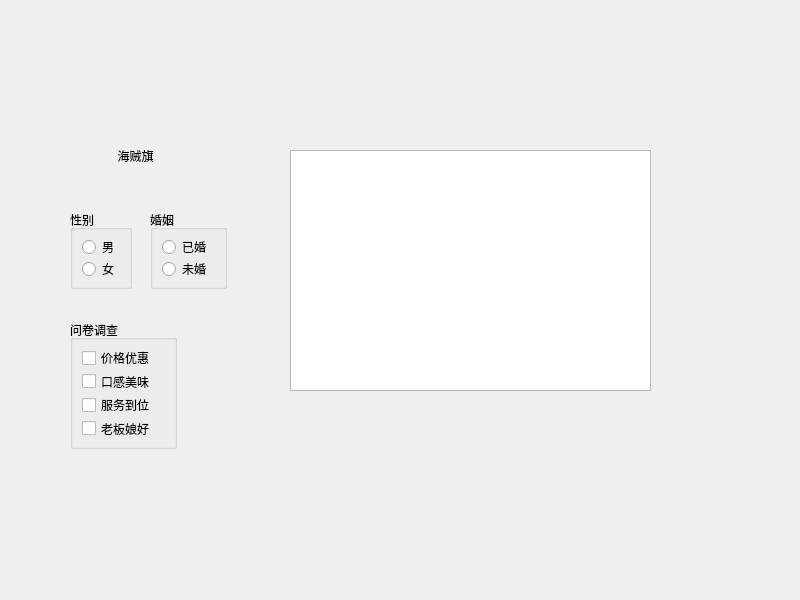
<?xml version="1.0" encoding="UTF-8"?>
<ui version="4.0">
 <class>Widget</class>
 <widget class="QWidget" name="Widget">
  <property name="geometry">
   <rect>
    <x>0</x>
    <y>0</y>
    <width>800</width>
    <height>600</height>
   </rect>
  </property>
  <property name="windowTitle">
   <string>Widget</string>
  </property>
  <widget class="QToolButton" name="toolButton">
   <property name="geometry">
    <rect>
     <x>70</x>
     <y>130</y>
     <width>131</width>
     <height>51</height>
    </rect>
   </property>
   <property name="text">
    <string>海贼旗</string>
   </property>
   <property name="icon">
    <iconset resource="req.qrc">
     <normaloff>:/Image/OnePiece.png</normaloff>:/Image/OnePiece.png</iconset>
   </property>
   <property name="iconSize">
    <size>
     <width>50</width>
     <height>50</height>
    </size>
   </property>
   <property name="toolButtonStyle">
    <enum>Qt::ToolButtonTextBesideIcon</enum>
   </property>
   <property name="autoRaise">
    <bool>true</bool>
   </property>
   <property name="arrowType">
    <enum>Qt::NoArrow</enum>
   </property>
  </widget>
  <widget class="QGroupBox" name="groupBox">
   <property name="geometry">
    <rect>
     <x>70</x>
     <y>210</y>
     <width>62</width>
     <height>79</height>
    </rect>
   </property>
   <property name="title">
    <string>性别</string>
   </property>
   <layout class="QVBoxLayout" name="verticalLayout">
    <item>
     <widget class="QRadioButton" name="rBtnMan">
      <property name="text">
       <string>男</string>
      </property>
     </widget>
    </item>
    <item>
     <widget class="QRadioButton" name="rBtnWoman">
      <property name="text">
       <string>女</string>
      </property>
     </widget>
    </item>
   </layout>
  </widget>
  <widget class="QGroupBox" name="groupBox_2">
   <property name="geometry">
    <rect>
     <x>150</x>
     <y>210</y>
     <width>77</width>
     <height>79</height>
    </rect>
   </property>
   <property name="title">
    <string>婚姻</string>
   </property>
   <layout class="QVBoxLayout" name="verticalLayout_2">
    <item>
     <widget class="QRadioButton" name="radioButton_3">
      <property name="text">
       <string>已婚</string>
      </property>
     </widget>
    </item>
    <item>
     <widget class="QRadioButton" name="radioButton_4">
      <property name="text">
       <string>未婚</string>
      </property>
     </widget>
    </item>
   </layout>
  </widget>
  <widget class="QGroupBox" name="groupBox_3">
   <property name="geometry">
    <rect>
     <x>70</x>
     <y>320</y>
     <width>107</width>
     <height>129</height>
    </rect>
   </property>
   <property name="title">
    <string>问卷调查</string>
   </property>
   <layout class="QVBoxLayout" name="verticalLayout_3">
    <item>
     <widget class="QCheckBox" name="checkBox">
      <property name="text">
       <string>价格优惠</string>
      </property>
     </widget>
    </item>
    <item>
     <widget class="QCheckBox" name="checkBox_2">
      <property name="text">
       <string>口感美味</string>
      </property>
     </widget>
    </item>
    <item>
     <widget class="QCheckBox" name="checkBox_3">
      <property name="text">
       <string>服务到位</string>
      </property>
     </widget>
    </item>
    <item>
     <widget class="QCheckBox" name="cBox4">
      <property name="text">
       <string>老板娘好</string>
      </property>
      <property name="tristate">
       <bool>false</bool>
      </property>
     </widget>
    </item>
   </layout>
  </widget>
  <widget class="QListWidget" name="listWidget">
   <property name="geometry">
    <rect>
     <x>290</x>
     <y>150</y>
     <width>361</width>
     <height>241</height>
    </rect>
   </property>
  </widget>
 </widget>
 <resources>
  <include location="req.qrc"/>
 </resources>
 <connections/>
</ui>
